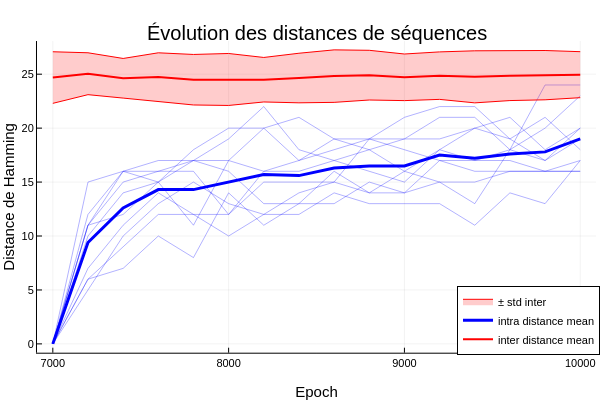

The cell this chart's notebook holds for it:
### Markdown cell above
### Chain evolution

### Code cell
paths_reduced = reduce_data(PATHS, 10)
beta = 1000.0

seq_over_time = multi_init_seq_over_time(target_number, all_ctc_maps, epochs=10000, beta=beta, threshold=7000, step=200, runs=10)
plot_distances_inter_intra(seq_over_time, beta=beta)

### Figure 1 — Plotly figure (JSON) as saved in the notebook; plotly's stock layout.template omitted (floating-point values rounded to 4 significant figures)
{"data": [{"colorbar": {"len": 0.8657, "title": "", "x": 0.9934, "y": 0.5087}, "legendgroup": "", "line": {"color": "rgba(0, 0, 255, 0.300)", "dash": "solid", "shape": "linear", "width": 1}, "mode": "lines", "name": "", "showlegend": false, "type": "scatter", "x": [7000, 7200, 7400, 7600, 7800, 8000, 8200, 8400, 8600, 8800, 9000, 9200, 9400, 9600, 9800, 10000], "xaxis": "x", "y": [0, 11, 12, 15, 11, 17, 16, 16, 17, 16, 15, 18, 17, 17, 16, 17], "yaxis": "y"}, {"colorbar": {"len": 0.8657, "title": "", "x": 0.9934, "y": 0.5087}, "legendgroup": "", "line": {"color": "rgba(0, 0, 255, 0.300)", "dash": "solid", "shape": "linear", "width": 1}, "mode": "lines", "name": "", "showlegend": false, "type": "scatter", "x": [7000, 7200, 7400, 7600, 7800, 8000, 8200, 8400, 8600, 8800, 9000, 9200, 9400, 9600, 9800, 10000], "xaxis": "x", "y": [0, 11, 15, 16, 17, 19, 22, 18, 17, 18, 16, 18, 20, 19, 21, 18], "yaxis": "y"}, {"colorbar": {"len": 0.8657, "title": "", "x": 0.9934, "y": 0.5087}, "legendgroup": "", "line": {"color": "rgba(0, 0, 255, 0.300)", "dash": "solid", "shape": "linear", "width": 1}, "mode": "lines", "name": "", "showlegend": false, "type": "scatter", "x": [7000, 7200, 7400, 7600, 7800, 8000, 8200, 8400, 8600, 8800, 9000, 9200, 9400, 9600, 9800, 10000], "xaxis": "x", "y": [0, 11, 16, 16, 16, 12, 16, 17, 18, 19, 21, 22, 22, 19, 17, 20], "yaxis": "y"}, {"colorbar": {"len": 0.8657, "title": "", "x": 0.9934, "y": 0.5087}, "legendgroup": "", "line": {"color": "rgba(0, 0, 255, 0.300)", "dash": "solid", "shape": "linear", "width": 1}, "mode": "lines", "name": "", "showlegend": false, "type": "scatter", "x": [7000, 7200, 7400, 7600, 7800, 8000, 8200, 8400, 8600, 8800, 9000, 9200, 9400, 9600, 9800, 10000], "xaxis": "x", "y": [0, 5, 10, 13, 15, 13, 12, 12, 14, 13, 13, 13, 11, 14, 13, 17], "yaxis": "y"}, {"colorbar": {"len": 0.8657, "title": "", "x": 0.9934, "y": 0.5087}, "legendgroup": "", "line": {"color": "rgba(0, 0, 255, 0.300)", "dash": "solid", "shape": "linear", "width": 1}, "mode": "lines", "name": "", "showlegend": false, "type": "scatter", "x": [7000, 7200, 7400, 7600, 7800, 8000, 8200, 8400, 8600, 8800, 9000, 9200, 9400, 9600, 9800, 10000], "xaxis": "x", "y": [0, 7, 11, 14, 12, 10, 12, 14, 15, 14, 14, 17, 16, 16, 16, 16], "yaxis": "y"}, {"colorbar": {"len": 0.8657, "title": "", "x": 0.9934, "y": 0.5087}, "legendgroup": "", "line": {"color": "rgba(0, 0, 255, 0.300)", "dash": "solid", "shape": "linear", "width": 1}, "mode": "lines", "name": "", "showlegend": false, "type": "scatter", "x": [7000, 7200, 7400, 7600, 7800, 8000, 8200, 8400, 8600, 8800, 9000, 9200, 9400, 9600, 9800, 10000], "xaxis": "x", "y": [0, 10, 14, 15, 17, 16, 13, 13, 16, 14, 16, 15, 13, 18, 20, 23], "yaxis": "y"}, {"colorbar": {"len": 0.8657, "title": "", "x": 0.9934, "y": 0.5087}, "legendgroup": "", "line": {"color": "rgba(0, 0, 255, 0.300)", "dash": "solid", "shape": "linear", "width": 1}, "mode": "lines", "name": "", "showlegend": false, "type": "scatter", "x": [7000, 7200, 7400, 7600, 7800, 8000, 8200, 8400, 8600, 8800, 9000, 9200, 9400, 9600, 9800, 10000], "xaxis": "x", "y": [0, 12, 16, 17, 17, 17, 20, 21, 19, 18, 19, 19, 20, 21, 18, 20], "yaxis": "y"}, {"colorbar": {"len": 0.8657, "title": "", "x": 0.9934, "y": 0.5087}, "legendgroup": "", "line": {"color": "rgba(0, 0, 255, 0.300)", "dash": "solid", "shape": "linear", "width": 1}, "mode": "lines", "name": "", "showlegend": false, "type": "scatter", "x": [7000, 7200, 7400, 7600, 7800, 8000, 8200, 8400, 8600, 8800, 9000, 9200, 9400, 9600, 9800, 10000], "xaxis": "x", "y": [0, 6, 7, 10, 8, 14, 11, 13, 13, 15, 14, 15, 15, 16, 16, 16], "yaxis": "y"}, {"colorbar": {"len": 0.8657, "title": "", "x": 0.9934, "y": 0.5087}, "legendgroup": "", "line": {"color": "rgba(0, 0, 255, 0.300)", "dash": "solid", "shape": "linear", "width": 1}, "mode": "lines", "name": "", "showlegend": false, "type": "scatter", "x": [7000, 7200, 7400, 7600, 7800, 8000, 8200, 8400, 8600, 8800, 9000, 9200, 9400, 9600, 9800, 10000], "xaxis": "x", "y": [0, 6, 9, 12, 12, 12, 15, 15, 15, 19, 18, 17, 17, 18, 17, 19], "yaxis": "y"}, {"colorbar": {"len": 0.8657, "title": "", "x": 0.9934, "y": 0.5087}, "legendgroup": "", "line": {"color": "rgba(0, 0, 255, 0.300)", "dash": "solid", "shape": "linear", "width": 1}, "mode": "lines", "name": "", "showlegend": false, "type": "scatter", "x": [7000, 7200, 7400, 7600, 7800, 8000, 8200, 8400, 8600, 8800, 9000, 9200, 9400, 9600, 9800, 10000], "xaxis": "x", "y": [0, 15, 16, 15, 18, 20, 20, 17, 19, 19, 19, 21, 21, 18, 24, 24], "yaxis": "y"}, {"colorbar": {"len": 0.8657, "title": "", "x": 0.9934, "y": 0.5087}, "legendgroup": "± std inter", "line": {"color": "rgba(255, 0, 0, 1.000)", "dash": "solid", "shape": "linear", "width": 1}, "mode": "lines", "name": "± std inter", "showlegend": false, "type": "scatter", "x": [7000, 7200, 7400, 7600, 7800, 8000, 8200, 8400, 8600, 8800, 9000, 9200, 9400, 9600, 9800, 10000], "xaxis": "x", "y": [22.3, 23.1, 22.78, 22.48, 22.15, 22.1, 22.43, 22.35, 22.39, 22.61, 22.55, 22.67, 22.34, 22.55, 22.63, 22.82], "yaxis": "y"}, {"colorbar": {"len": 0.8657, "title": "", "x": 0.9934, "y": 0.5087}, "fill": "tonexty", "fillcolor": "rgba(255, 0, 0, 0.200)", "legendgroup": "± std inter", "line": {"color": "rgba(255, 0, 0, 1.000)", "dash": "solid", "shape": "linear", "width": 1}, "mode": "lines", "name": "± std inter", "showlegend": true, "type": "scatter", "x": [7000, 7200, 7400, 7600, 7800, 8000, 8200, 8400, 8600, 8800, 9000, 9200, 9400, 9600, 9800, 10000], "xaxis": "x", "y": [27.08, 26.99, 26.46, 26.98, 26.83, 26.92, 26.55, 26.94, 27.26, 27.22, 26.87, 27.07, 27.17, 27.18, 27.2, 27.09], "yaxis": "y"}, {"colorbar": {"len": 0.8657, "title": "", "x": 0.9934, "y": 0.5087}, "legendgroup": "intra distance mean", "line": {"color": "rgba(0, 0, 255, 1.000)", "dash": "solid", "shape": "linear", "width": 3}, "mode": "lines", "name": "intra distance mean", "showlegend": true, "type": "scatter", "x": [7000, 7200, 7400, 7600, 7800, 8000, 8200, 8400, 8600, 8800, 9000, 9200, 9400, 9600, 9800, 10000], "xaxis": "x", "y": [0, 9.4, 12.6, 14.3, 14.3, 15, 15.7, 15.6, 16.3, 16.5, 16.5, 17.5, 17.2, 17.6, 17.8, 19], "yaxis": "y"}, {"colorbar": {"len": 0.8657, "title": "", "x": 0.9934, "y": 0.5087}, "legendgroup": "inter distance mean", "line": {"color": "rgba(255, 0, 0, 1.000)", "dash": "solid", "shape": "linear", "width": 2}, "mode": "lines", "name": "inter distance mean", "showlegend": true, "type": "scatter", "x": [7000, 7200, 7400, 7600, 7800, 8000, 8200, 8400, 8600, 8800, 9000, 9200, 9400, 9600, 9800, 10000], "xaxis": "x", "y": [24.69, 25.04, 24.62, 24.73, 24.49, 24.51, 24.49, 24.64, 24.82, 24.91, 24.71, 24.87, 24.76, 24.87, 24.91, 24.96], "yaxis": "y"}], "layout": {"annotations": [{"font": {"color": "rgba(0, 0, 0, 1.000)", "family": "sans-serif", "size": 20}, "rotation": 0, "showarrow": false, "text": "Évolution des distances de séquences", "x": 0.5275, "xanchor": "center", "xref": "paper", "y": 1, "yanchor": "top", "yref": "paper"}], "height": 400, "legend": {"bgcolor": "rgba(255, 255, 255, 1.000)", "bordercolor": "rgba(0, 0, 0, 1.000)", "borderwidth": 1, "font": {"color": "rgba(0, 0, 0, 1.000)", "family": "sans-serif", "size": 11}, "title": {"font": {"color": "rgba(0, 0, 0, 1.000)", "family": "sans-serif", "size": 15}, "text": ""}, "tracegroupgap": 0, "traceorder": "normal", "x": 1, "xanchor": "right", "y": 0.07, "yanchor": "bottom"}, "margin": {"b": 20, "l": 0, "r": 0, "t": 20}, "paper_bgcolor": "rgba(255, 255, 255, 1.000)", "plot_bgcolor": "rgba(255, 255, 255, 1.000)", "showlegend": true, "width": 600, "xaxis": {"anchor": "y", "domain": [0.06165, 0.9934], "gridcolor": "rgba(0, 0, 0, 0.100)", "gridwidth": 0.5, "linecolor": "rgba(0, 0, 0, 1.000)", "mirror": false, "range": [6910, 10090], "showgrid": true, "showline": true, "showticklabels": true, "tickangle": 0, "tickcolor": "rgb(0, 0, 0)", "tickfont": {"color": "rgba(0, 0, 0, 1.000)", "family": "sans-serif", "size": 11}, "tickmode": "array", "ticks": "inside", "ticktext": ["7000", "8000", "9000", "10000"], "tickvals": [7000, 8000, 9000, 10000], "title": "Epoch", "titlefont": {"color": "rgba(0, 0, 0, 1.000)", "family": "sans-serif", "size": 15}, "type": "-", "visible": true, "zeroline": false, "zerolinecolor": "rgba(0, 0, 0, 1.000)"}, "yaxis": {"anchor": "x", "domain": [0.07581, 0.9415], "gridcolor": "rgba(0, 0, 0, 0.100)", "gridwidth": 0.5, "linecolor": "rgba(0, 0, 0, 1.000)", "mirror": false, "range": [-0.8177, 28.07], "showgrid": true, "showline": true, "showticklabels": true, "tickangle": 0, "tickcolor": "rgb(0, 0, 0)", "tickfont": {"color": "rgba(0, 0, 0, 1.000)", "family": "sans-serif", "size": 11}, "tickmode": "array", "ticks": "inside", "ticktext": ["0", "5", "10", "15", "20", "25"], "tickvals": [0, 5, 10, 15, 20, 25], "title": "Distance de Hamming", "titlefont": {"color": "rgba(0, 0, 0, 1.000)", "family": "sans-serif", "size": 15}, "type": "-", "visible": true, "zeroline": false, "zerolinecolor": "rgba(0, 0, 0, 1.000)"}}}
